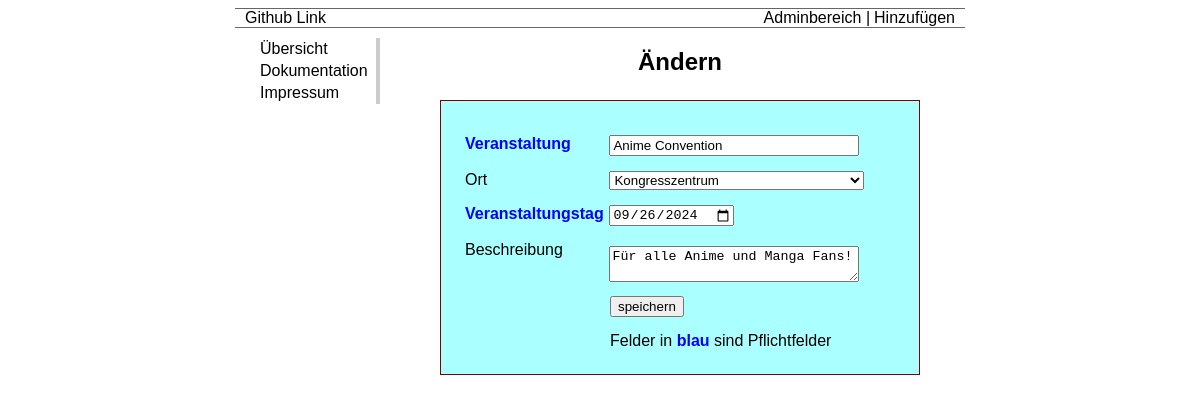
The app's page /ha/veranstaltung_aendern.php?updateid=13 with its own data.
### tables this page shows
CREATE TABLE `veranstaltungen` (
  `vid` int(11) NOT NULL,
  `name` varchar(100) NOT NULL,
  `beschreibung` varchar(500) NOT NULL,
  `oid` int(11) NOT NULL,
  `datum` date NOT NULL
);

### ha/veranstaltung_aendern.php (called while the page is built, shortened)
<?php
require_once 'functions.php';
require_once 'functions_veranstaltungen.php';
$form = [];
$updateid = !empty($_GET['updateid']) ? intval(trim($_GET['updateid'])) : 0;
$orte = getOrte();
if (0 < $updateid && veranstaltungExist($updateid)) {
    $db = dbConnect();
    $sql = <<<EOT
        SELECT vid,
            name,
            beschreibung,
            datum,
            oid
        FROM veranstaltungen
        WHERE vid = $updateid
EOT;
    if ($result = mysqli_query($db, $sql)) {
        if ($form = mysqli_fetch_assoc($result)) {
            foreach ($form as $key => $value) {
                $form[$key] = htmlspecialchars($value);
            }
        }
    } else {
        die('DB-Fehler (' . mysqli_errno($db) . ') ' . mysqli_error($db));
    }
}
include TEMPLATES . 'aendernform.phtml';

### ha/functions_veranstaltungen.php (called while the page is built, shortened)
<?php
require_once 'functions.php';
function getOrte()
{
    $db = dbConnect();
    $orte = [];
    $sql = "SELECT * FROM orte ORDER BY oid ASC";
    if($result = mysqli_query($db, $sql)) {
        while($ort = mysqli_fetch_assoc($result)) {
            $orte[$ort['oid']] = htmlspecialchars($ort['ort'], ENT_DISALLOWED | ENT_HTML5 | ENT_QUOTES);
        }
    }
    else {
        die('DB-Fehler (' . mysqli_errno($db) . ') ' . mysqli_error($db));
    }
    return $orte;
}

### ha/templates/aendernform.phtml (the view, shortened to what this page needs)
<?php
$ausgabe['titel'] = 'Ändern';
include TEMPLATES . 'htmlkopf.phtml';
?>
<?php if (!empty($fehler['vid'])): ?>
    <h3><span><?= $fehler['vid'] ?></span></h3>
    <h4><a href="pindexadmin.php">zurück zur Übersicht</a></h4>
<?php else: ?>
    <form action="<?= $_SERVER['PHP_SELF'] ?>" method="post">
        <?php
        $ausgabe['feldname'] = 'name';
        $ausgabe['beschriftung'] = 'Veranstaltung';
        $ausgabe['typ'] = 'text';
        $ausgabe['cssklasse'] = 'pflicht';
        include TEMPLATES . 'inputfeld.phtml';
        ?>
        <div>
            <label for="oid">Ort</label>
            <select name="oid" id="oid">
                <?php foreach ($orte as $key => $value): ?>
                    <option value="<?= $key ?>" <?= $key == $form['oid'] ? 'selected' : '' ?>><?= $value ?></option>
                <?php endforeach; ?>
            </select>
        </div>
        <?php
        $ausgabe['feldname'] = 'datum';
        $ausgabe['beschriftung'] = 'Veranstaltungstag';
        $ausgabe['typ'] = 'date';
        $ausgabe['cssklasse'] = 'pflicht';
        include TEMPLATES . 'inputfeld.phtml';
        ?>
        <div>
            <label for="beschreibung">Beschreibung</label>
            <textarea name="beschreibung" id="beschreibung"><?= $form['beschreibung'] ?></textarea>
        </div>
        <div>
            <button type="submit" name="okbutton" value="1">speichern</button>
        </div>
        <div class='formcaption'>Felder in <span class='pflicht'>blau</span> sind Pflichtfelder</div>
     </form>
<?php endif; ?>
<?php
include TEMPLATES . 'htmlfuss.phtml';

### ha/templates/inputfeld.phtml (shortened to what this page needs)
<div>
    <label for="<?= $ausgabe['feldname'] ?>" class="<?= $ausgabe['cssklasse'] ?>"><?= $ausgabe['beschriftung'] ?></label>
    <input type="<?= $ausgabe['typ'] ?>" name="<?= $ausgabe['feldname'] ?>" id="<?= htmlspecialchars($ausgabe['feldname']) ?>" value="<?= $form[$ausgabe['feldname']] ?>"><br>
</div>

### ha/base.css (style rules this page uses)
body { font-family: bahnschrift, arial, verdana, sans-serif; }
label { display: inline-block; width: 140px; vertical-align: top; padding-top: 5px; }
fieldset, button, .formcaption { margin-left: 145px; }
div, fieldset, button { margin-top: 5px; }
.formcaption { margin-top: 15px; }
textarea { margin-top: 10px; width: 250px; }
.pflicht { color: blue; font-weight: bold; }
input, select { margin: 5px 0; }
input[type=text] { width: 250px; }
select { width: 255px; }
form { width: 30em; margin: 1.5em auto 0.5em; border: 1px solid maroon; background-color: #AAFFFF; padding: 1.5em; }
span { color: red; }

### records on screen
veranstaltungen: name "Anime Convention", oid "Kongresszentrum", datum "09/26/2024", beschreibung "Für alle Anime und Manga Fans!"

### other values on screen
$meineStandardLinkeNavBarArray[$key][1] "Übersicht"
$meineStandardLinkeNavBarArray[$key][1] "Dokumentation"
$meineStandardLinkeNavBarArray[$key][1] "Impressum"
$ausgabe['titel'] "Ändern"
$ausgabe['beschriftung'] "Veranstaltung Veranstaltungstag"
